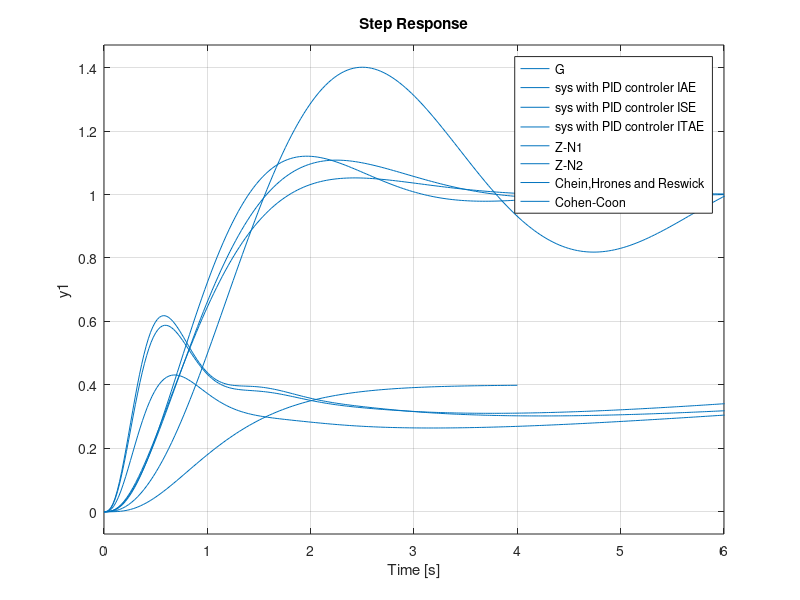

Recreate this plot in MATLAB.
clc
clear
s=tf('s');
%Transfer Functions
G=111.45*(s+5.2)/((s+2)*(s+2.8)*(s+3)*(s+8.8)*(s+9.8));
step(G);
hold on
theta=6.1292;
%%%%%%%%P
%%%IAE
a1=1.4;  b1=0.92; c1=1.14;  d1=0.75;   e1=0.48;   f1=1.14;
k1=(1/0.4)*a1*(theta^(-b1));
Ti1=1.3*c1*(theta^(d1));
Td1=1.3*e1*(theta^(f1));
C1=k1*(1+(1/(Ti1*s))+(Td1*s));
sys1=(G*C1)/(1+G*C1);
step(sys1);
hold on
%%%ISE
a2=1.5;  b2=0.95; c2=0.92;  d2=0.77;   e2=0.56;   f2=1;
k2=(1/0.4)*a2*(theta^(-b2));
Ti2=1.3*c2*(theta^(d2));
Td2=1.3*e2*(theta^(f2));
C2=k2*(1+(1/(Ti2*s))+(Td2*s));
sys2=(G*C2)/(1+G*C2);
step(sys2);
hold on
%%%ITAE
a3=1.36;  b3=0.95; c3=1.18;  d3=0.74;   e3=0.38;   f3=1;
k3=(1/0.4)*a3*(theta^(-b3));
Ti3=1.3*c3*(theta^(d3));
Td3=1.3*e3*(theta^(f3));
C3=k3*(1+(1/(Ti3*s))+(Td3*s));
sys3=(G*C3)/(1+G*C3);
step(sys3);
hold on

%ZN1
k=2.5;       Ti=0.7;        Td=0.175;
C=k*(1+(1/(Ti*s))+(Td*s));
sys=(G*C)/(1+G*C);
step(sys);
hold on

%Z-N2
K=9;    Ti=0.25*pi; Td=0.0625*pi;
C=k*(1+(1/(Ti*s))+(Td*s));
sys=(G*C)/(1+G*C);
step(sys);
hold on

%CHR
k=1.25;    Ti=0.2917;   Td=0.1459;
C=k*(1+(1/(Ti*s))+(Td*s));
sys=(G*C)/(1+G*C);
step(sys);
hold on

%Cohen-Coon
k=2.94878;    Ti=0.792047;   Td=0.123199;
C=k*(1+(1/(Ti*s))+(Td*s));
sys=(G*C)/(1+G*C);
step(sys);
hold on
legend('G','sys with PID controler IAE','sys with PID controler ISE','sys with PID controler ITAE','Z-N1','Z-N2','Chein,Hrones and Reswick','Cohen-Coon');
